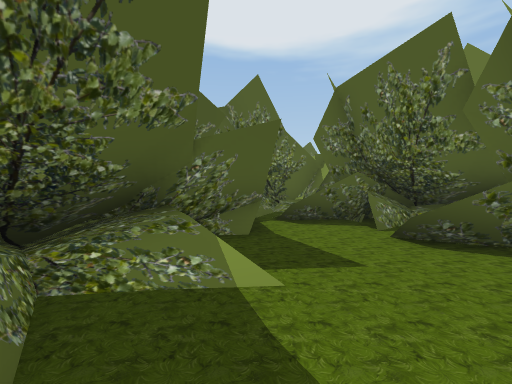
[1] (above)

22 first-person views from a walk through a scene from a Unity 3-D project. The camera is 1.4 m above the floor, tilts 2° down and sees 90° across. The floor is counted in squares, 2 m on a side. Each view is taken from the middle of a square. On the plan, view 1 faces up. The plan holds only what a view shows up to about 9 squares ahead; the rest is blank. The place goes on beyond the plan. The player is left out. Some surface patterns are stand-ins.

[2]
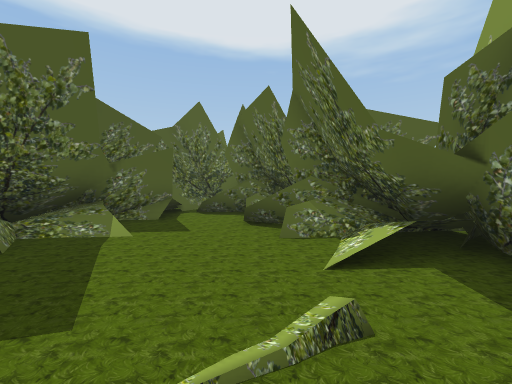

[3]
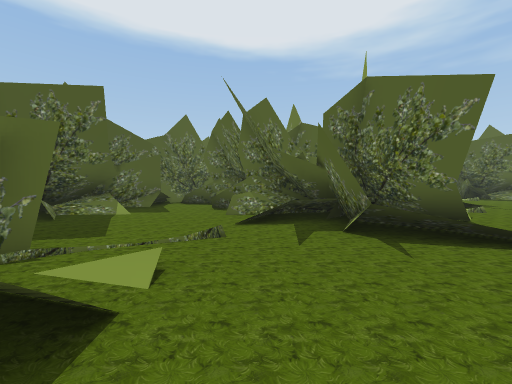

[4]
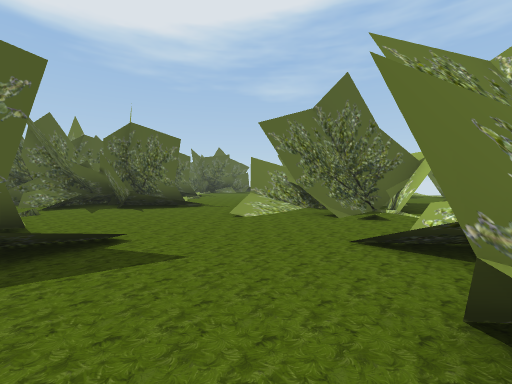

[5]
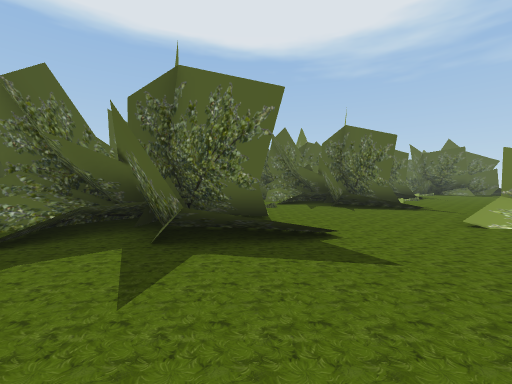

[6]
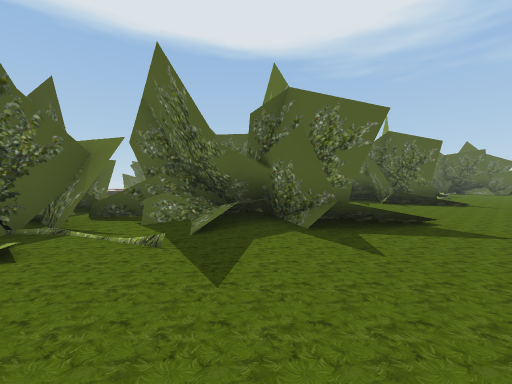

[7]
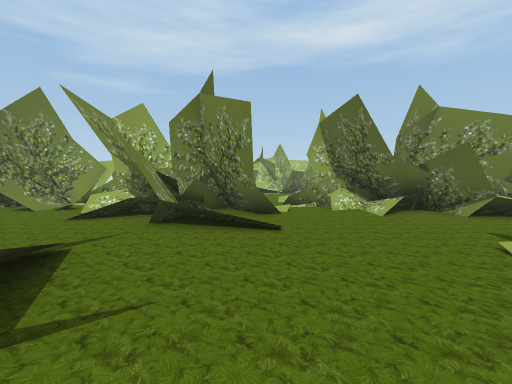

[8]
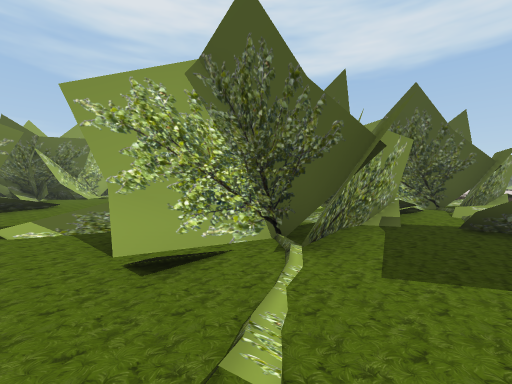

[9]
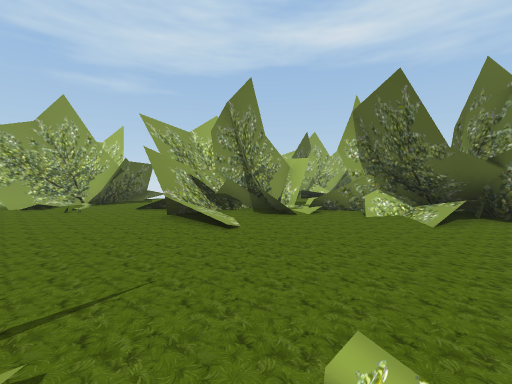

[10]
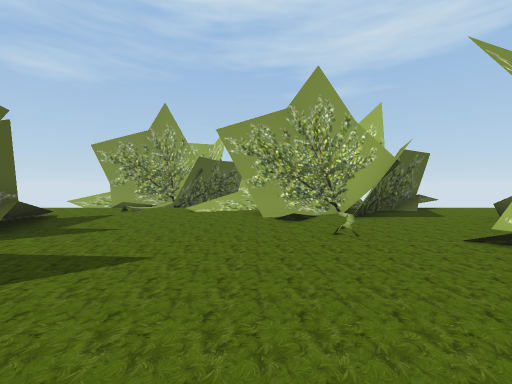

[11]
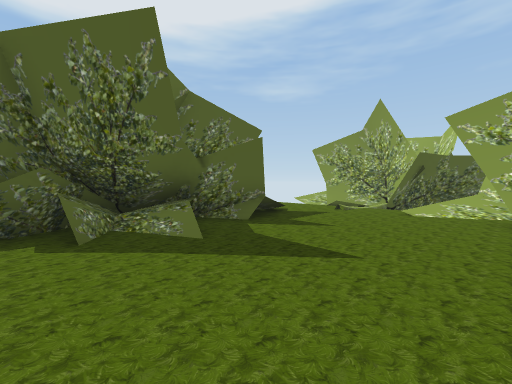

[12]
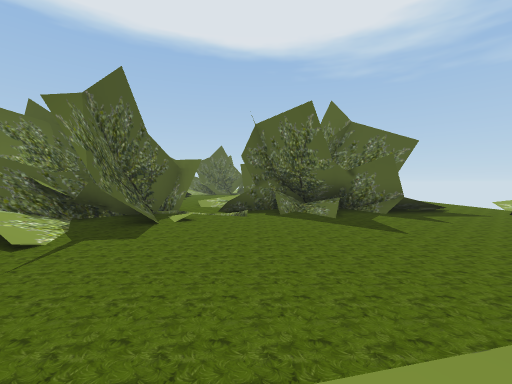

[13]
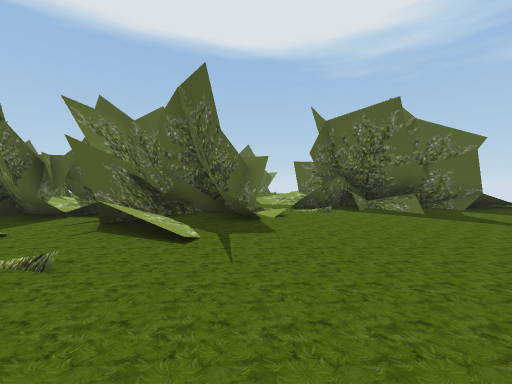

[14]
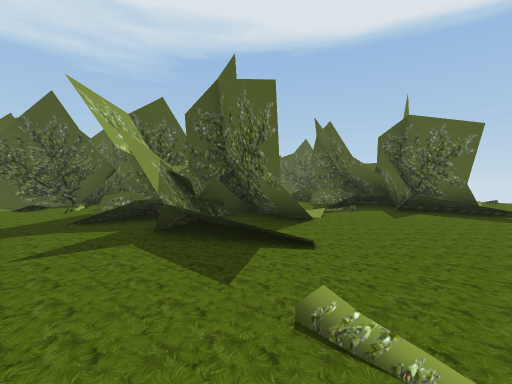

[15]
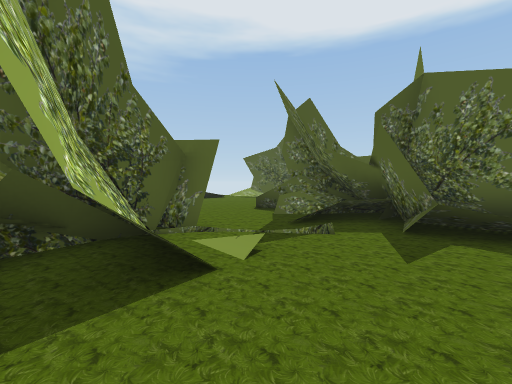

[16]
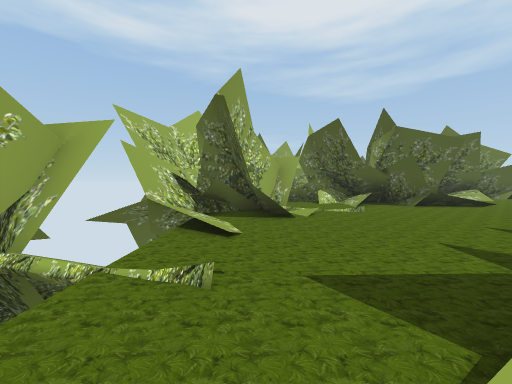

[17]
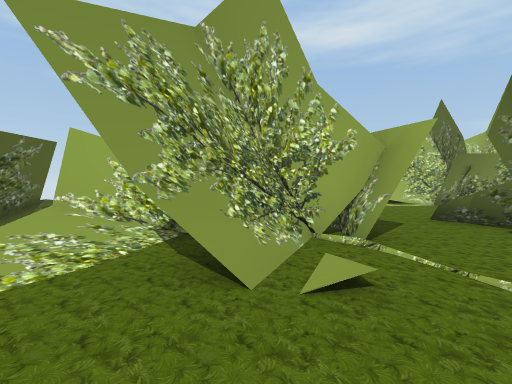

[18]
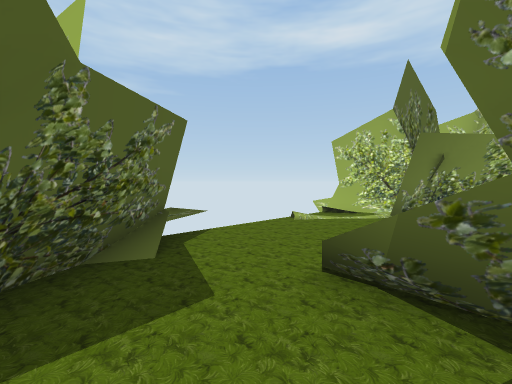

[19]
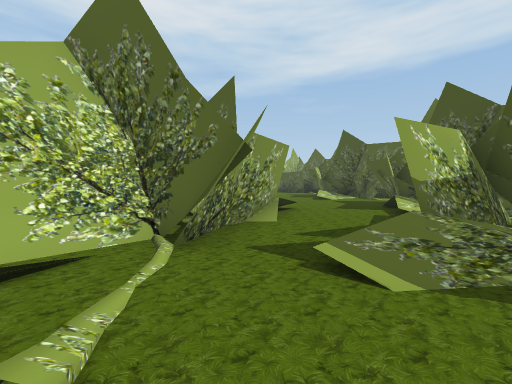

[20]
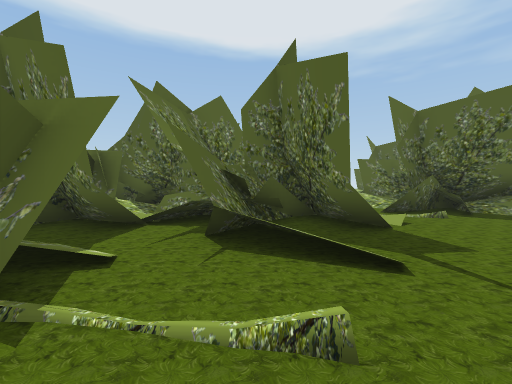

[21]
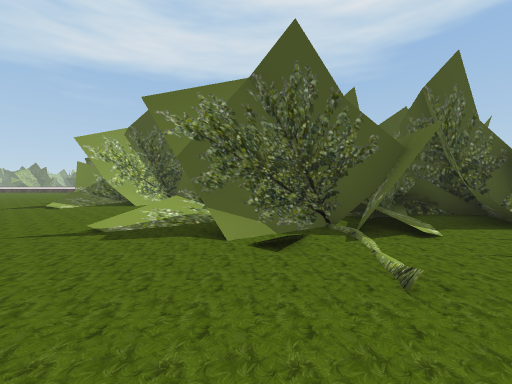

[22]
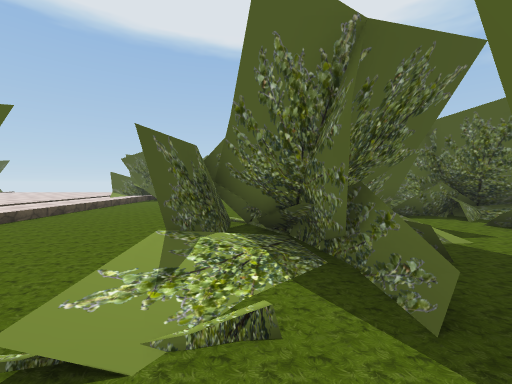

### Floor plan
Key: @ floor where view 1 was taken; # wall or solid block; . main floor; : floor 0.5 m higher than the main floor; / step, stairs or slope; = window, fence, low wall or low ledge; O other object.
Columns run from 10 left of view 1 to 21 right of it. Each row starts with its distance up from view 1.
 16                          O
 15                          O#
 14                      ..  OOOO.
 13                      ..OOOOO..
 12                       ...//O..
 11                        .../...
 10               O       OOO//...
  9              OOO       OOO/...
  8               OOOOOO.. OOOO...OO
  7 ::..     OO#OOOOOO OO/OOOO//...O
  6 ::...    OO.  #//OOO/.........=O
  5 ::...    O.OOOOO/.OO/.........OO
  4  :....O/O.O.OOO/..//........./ O
  3   ....OOOO..OOOOO../........O/O
  2    ...OOOO...OOOO.........//OOOO
  1     ..O OO....OOO..........OOOOO
  0   OO.. /O.@...OOO...../O....OOOO
 -1    OOO/...O./..//.....OOOOO..OO
 -2     OO//OO#O/........//OOOO/..
 -3     OOO  OOOO..../OOOO/OOO ...
 -4       OOOOOOO...//OOO  ..O /..
 -5       OO./.O//...OOOOO//...O..
 -6        /./......./.O.....OOOO.
 -7         ......./OO. ...//  OO#O
 -8          ....OOOOO   ...   OOOO
 -9           ..///OO          O
-10            .. OOO          O

Positions as (right, up) in squares from view 1, and headings:
1: (0, 0), facing up
2: (2, -2), facing up
3: (3, -4), facing up
4: (2, -8), facing up-right
5: (2, -8), facing up
6: (0, -9), facing up
7: (3, -1), facing down-right
8: (3, 0), facing down-left
9: (8, 3), facing down-right
10: (12, 3), facing right
11: (12, 3), facing up-right
12: (12, 0), facing up
13: (10, 0), facing up
14: (19, 5), facing up-left
15: (18, 8), facing up-left
16: (18, 8), facing down
17: (16, 4), facing down-right
18: (16, 0), facing down-right
19: (19, -3), facing down-left
20: (8, 1), facing up
21: (10, 1), facing left
22: (-3, -2), facing up
